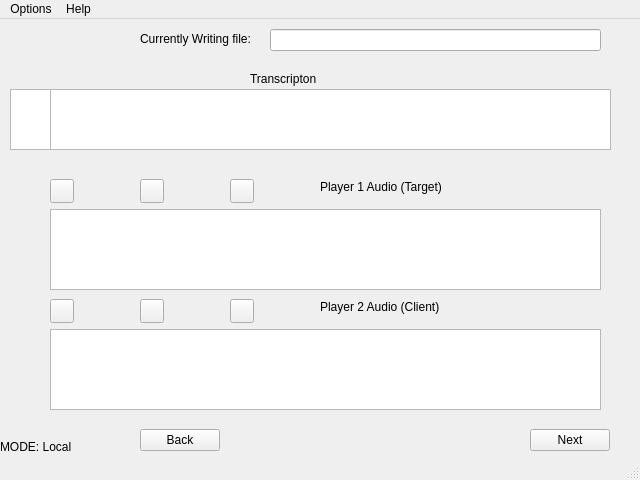
<?xml version="1.0" encoding="UTF-8"?>
<ui version="4.0">
 <class>MainWindow</class>
 <widget class="QMainWindow" name="MainWindow">
  <property name="geometry">
   <rect>
    <x>0</x>
    <y>0</y>
    <width>640</width>
    <height>480</height>
   </rect>
  </property>
  <property name="windowTitle">
   <string>MainWindow</string>
  </property>
  <property name="iconSize">
   <size>
    <width>12</width>
    <height>12</height>
   </size>
  </property>
  <widget class="QWidget" name="centralwidget">
   <widget class="QLabel" name="Mode_Lb">
    <property name="geometry">
     <rect>
      <x>0</x>
      <y>420</y>
      <width>81</width>
      <height>16</height>
     </rect>
    </property>
    <property name="text">
     <string>MODE: Local</string>
    </property>
    <property name="buddy">
     <cstring>Next_btn</cstring>
    </property>
   </widget>
   <widget class="QLabel" name="label_2">
    <property name="geometry">
     <rect>
      <x>140</x>
      <y>10</y>
      <width>131</width>
      <height>20</height>
     </rect>
    </property>
    <property name="toolTip">
     <string>filename that current recording will have</string>
    </property>
    <property name="text">
     <string>Currently Writing file:</string>
    </property>
    <property name="buddy">
     <cstring>lineEdit_filename</cstring>
    </property>
   </widget>
   <widget class="QLineEdit" name="lineEdit_filename">
    <property name="geometry">
     <rect>
      <x>270</x>
      <y>10</y>
      <width>331</width>
      <height>22</height>
     </rect>
    </property>
    <property name="toolTip">
     <string/>
    </property>
   </widget>
   <widget class="QLabel" name="label_3">
    <property name="geometry">
     <rect>
      <x>250</x>
      <y>50</y>
      <width>91</width>
      <height>20</height>
     </rect>
    </property>
    <property name="toolTip">
     <string>Text that matches audio, if provided</string>
    </property>
    <property name="text">
     <string>Transcripton</string>
    </property>
   </widget>
   <widget class="QPushButton" name="Play1">
    <property name="geometry">
     <rect>
      <x>50</x>
      <y>160</y>
      <width>24</width>
      <height>24</height>
     </rect>
    </property>
    <property name="toolTip">
     <string>Play</string>
    </property>
    <property name="text">
     <string/>
    </property>
    <property name="icon">
     <iconset resource="icons/icons.qrc">
      <normaloff>:/play.png</normaloff>:/play.png</iconset>
    </property>
    <property name="iconSize">
     <size>
      <width>20</width>
      <height>16</height>
     </size>
    </property>
   </widget>
   <widget class="QPushButton" name="Stop1">
    <property name="geometry">
     <rect>
      <x>140</x>
      <y>160</y>
      <width>24</width>
      <height>24</height>
     </rect>
    </property>
    <property name="toolTip">
     <string>Stop</string>
    </property>
    <property name="text">
     <string/>
    </property>
    <property name="icon">
     <iconset>
      <normalon>:/stop.png</normalon>
     </iconset>
    </property>
    <property name="iconSize">
     <size>
      <width>20</width>
      <height>16</height>
     </size>
    </property>
   </widget>
   <widget class="QPushButton" name="Record1">
    <property name="geometry">
     <rect>
      <x>230</x>
      <y>160</y>
      <width>24</width>
      <height>24</height>
     </rect>
    </property>
    <property name="toolTip">
     <string>Record</string>
    </property>
    <property name="text">
     <string/>
    </property>
    <property name="icon">
     <iconset>
      <normalon>:/record.png</normalon>
     </iconset>
    </property>
    <property name="iconSize">
     <size>
      <width>20</width>
      <height>16</height>
     </size>
    </property>
   </widget>
   <widget class="QPushButton" name="Play2">
    <property name="geometry">
     <rect>
      <x>50</x>
      <y>280</y>
      <width>24</width>
      <height>24</height>
     </rect>
    </property>
    <property name="toolTip">
     <string>Play</string>
    </property>
    <property name="text">
     <string/>
    </property>
    <property name="icon">
     <iconset>
      <normalon>:/play.png</normalon>
     </iconset>
    </property>
    <property name="iconSize">
     <size>
      <width>20</width>
      <height>16</height>
     </size>
    </property>
   </widget>
   <widget class="QPushButton" name="Stop2">
    <property name="geometry">
     <rect>
      <x>140</x>
      <y>280</y>
      <width>24</width>
      <height>24</height>
     </rect>
    </property>
    <property name="toolTip">
     <string>Stop</string>
    </property>
    <property name="text">
     <string/>
    </property>
    <property name="icon">
     <iconset>
      <normalon>:/stop.png</normalon>
     </iconset>
    </property>
   </widget>
   <widget class="QPushButton" name="Record2">
    <property name="geometry">
     <rect>
      <x>230</x>
      <y>280</y>
      <width>24</width>
      <height>24</height>
     </rect>
    </property>
    <property name="toolTip">
     <string>Record</string>
    </property>
    <property name="text">
     <string/>
    </property>
    <property name="icon">
     <iconset>
      <normalon>:/record.png</normalon>
     </iconset>
    </property>
   </widget>
   <widget class="QLabel" name="label_4">
    <property name="geometry">
     <rect>
      <x>320</x>
      <y>160</y>
      <width>141</width>
      <height>16</height>
     </rect>
    </property>
    <property name="text">
     <string>Player 1 Audio (Target)</string>
    </property>
   </widget>
   <widget class="QLabel" name="label_5">
    <property name="geometry">
     <rect>
      <x>320</x>
      <y>280</y>
      <width>161</width>
      <height>16</height>
     </rect>
    </property>
    <property name="text">
     <string>Player 2 Audio (Client)</string>
    </property>
   </widget>
   <widget class="QPushButton" name="Next_btn">
    <property name="geometry">
     <rect>
      <x>530</x>
      <y>410</y>
      <width>80</width>
      <height>22</height>
     </rect>
    </property>
    <property name="toolTip">
     <string>Will save current recording if recorded. Update filenames, load next clip, next transcript line.</string>
    </property>
    <property name="text">
     <string>Next</string>
    </property>
   </widget>
   <widget class="QTextBrowser" name="Transcript_brw">
    <property name="geometry">
     <rect>
      <x>50</x>
      <y>70</y>
      <width>561</width>
      <height>61</height>
     </rect>
    </property>
   </widget>
   <widget class="QPlainTextEdit" name="plainTextEdit_line">
    <property name="geometry">
     <rect>
      <x>10</x>
      <y>70</y>
      <width>41</width>
      <height>61</height>
     </rect>
    </property>
    <property name="toolTip">
     <string>Current Line Number, or Count</string>
    </property>
   </widget>
   <widget class="QGraphicsView" name="WAV_Graph2">
    <property name="geometry">
     <rect>
      <x>50</x>
      <y>310</y>
      <width>551</width>
      <height>81</height>
     </rect>
    </property>
    <property name="toolTip">
     <string>Wave form to record. Try to match the wave form above.</string>
    </property>
   </widget>
   <widget class="QGraphicsView" name="Wav_Graph1">
    <property name="geometry">
     <rect>
      <x>50</x>
      <y>190</y>
      <width>551</width>
      <height>81</height>
     </rect>
    </property>
    <property name="toolTip">
     <string>Wave form of first audio snip.</string>
    </property>
   </widget>
   <widget class="QPushButton" name="pushButton">
    <property name="geometry">
     <rect>
      <x>140</x>
      <y>410</y>
      <width>80</width>
      <height>22</height>
     </rect>
    </property>
    <property name="toolTip">
     <string>Decrements line number, filename, and load previous.</string>
    </property>
    <property name="text">
     <string>Back</string>
    </property>
   </widget>
  </widget>
  <widget class="QMenuBar" name="menubar">
   <property name="geometry">
    <rect>
     <x>0</x>
     <y>0</y>
     <width>640</width>
     <height>19</height>
    </rect>
   </property>
   <widget class="QMenu" name="menuOptions">
    <property name="title">
     <string>Options</string>
    </property>
    <addaction name="actionAudio_Settings"/>
    <addaction name="actionPreferences"/>
   </widget>
   <widget class="QMenu" name="menuHelp">
    <property name="title">
     <string>Help</string>
    </property>
    <addaction name="separator"/>
    <addaction name="separator"/>
    <addaction name="actionManual"/>
   </widget>
   <addaction name="menuOptions"/>
   <addaction name="menuHelp"/>
  </widget>
  <widget class="QStatusBar" name="statusbar"/>
  <action name="actionAudio_Settings">
   <property name="text">
    <string>Audio Settings</string>
   </property>
  </action>
  <action name="actionPreferences">
   <property name="text">
    <string>Preferences</string>
   </property>
  </action>
  <action name="actionTutorial">
   <property name="text">
    <string>Tutorial</string>
   </property>
  </action>
  <action name="actionManual">
   <property name="text">
    <string>Manual</string>
   </property>
  </action>
 </widget>
 <tabstops>
  <tabstop>lineEdit_filename</tabstop>
  <tabstop>plainTextEdit_line</tabstop>
  <tabstop>Play1</tabstop>
  <tabstop>Stop1</tabstop>
  <tabstop>Record1</tabstop>
  <tabstop>Play2</tabstop>
  <tabstop>Stop2</tabstop>
  <tabstop>Record2</tabstop>
  <tabstop>Next_btn</tabstop>
  <tabstop>Transcript_brw</tabstop>
  <tabstop>WAV_Graph2</tabstop>
  <tabstop>Wav_Graph1</tabstop>
 </tabstops>
 <resources>
  <include location="icons/icons.qrc"/>
 </resources>
 <connections/>
</ui>
